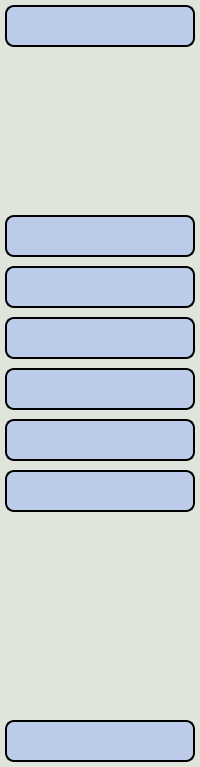
        <widget class="QWidget" name="menu" native="true">
         <property name="minimumSize">
          <size>
           <width>50</width>
           <height>0</height>
          </size>
         </property>
         <property name="maximumSize">
          <size>
           <width>500</width>
           <height>16777215</height>
          </size>
         </property>
         <property name="styleSheet">
          <string notr="true">background-color:rgb(223,229,219);
border-radius: 9px;
</string>
         </property>
         <layout class="QVBoxLayout" name="verticalLayout_11">
          <property name="spacing">
           <number>0</number>
          </property>
          <property name="leftMargin">
           <number>1</number>
          </property>
          <property name="topMargin">
           <number>1</number>
          </property>
          <property name="rightMargin">
           <number>1</number>
          </property>
          <property name="bottomMargin">
           <number>1</number>
          </property>
          <item>
           <widget class="QPushButton" name="menu_btn">
            <property name="sizePolicy">
             <sizepolicy hsizetype="Minimum" vsizetype="Fixed">
              <horstretch>0</horstretch>
              <verstretch>0</verstretch>
             </sizepolicy>
            </property>
            <property name="minimumSize">
             <size>
              <width>40</width>
              <height>50</height>
             </size>
            </property>
            <property name="font">
             <font>
              <family>Cascadia Code</family>
              <pointsize>12</pointsize>
             </font>
            </property>
            <property name="layoutDirection">
             <enum>Qt::LeftToRight</enum>
            </property>
            <property name="styleSheet">
             <string notr="true">margin: 4px 4px 4px 4px;
background-color:rgb(188,203,234);
border-radius:9px;
border: 2px solid #000;
font-size: 12pt;
</string>
            </property>
            <property name="text">
             <string/>
            </property>
            <property name="icon">
             <iconset resource="resources/resources.qrc">
              <normaloff>:/icon-dark/icon-dark/menu.svg</normaloff>:/icon-dark/icon-dark/menu.svg</iconset>
            </property>
            <property name="iconSize">
             <size>
              <width>30</width>
              <height>30</height>
             </size>
            </property>
            <property name="autoRepeatDelay">
             <number>300</number>
            </property>
            <property name="autoRepeatInterval">
             <number>100</number>
            </property>
           </widget>
          </item>
          <item>
           <spacer name="verticalSpacer">
            <property name="orientation">
             <enum>Qt::Vertical</enum>
            </property>
            <property name="sizeType">
             <enum>QSizePolicy::Fixed</enum>
            </property>
            <property name="sizeHint" stdset="0">
             <size>
              <width>20</width>
              <height>160</height>
             </size>
            </property>
           </spacer>
          </item>
          <item>
           <widget class="QWidget" name="remote_controllers" native="true">
            <property name="minimumSize">
             <size>
              <width>0</width>
              <height>210</height>
             </size>
            </property>
            <layout class="QVBoxLayout" name="verticalLayout">
             <property name="spacing">
              <number>1</number>
             </property>
             <property name="leftMargin">
              <number>0</number>
             </property>
             <property name="topMargin">
              <number>0</number>
             </property>
             <property name="rightMargin">
              <number>0</number>
             </property>
             <property name="bottomMargin">
              <number>0</number>
             </property>
             <item>
              <widget class="QPushButton" name="admins_btn">
               <property name="minimumSize">
                <size>
                 <width>0</width>
                 <height>50</height>
                </size>
               </property>
               <property name="font">
                <font>
                 <family>Cascadia Code</family>
                 <pointsize>12</pointsize>
                </font>
               </property>
               <property name="styleSheet">
                <string notr="true">margin: 4px 4px 4px 4px;
background-color:rgb(188,203,234);
border-radius:9px;
border: 2px solid #000;
font-size: 12pt;
</string>
               </property>
               <property name="text">
                <string/>
               </property>
               <property name="icon">
                <iconset resource="resources/resources.qrc">
                 <normaloff>:/icon-dark/icon-dark/award.svg</normaloff>:/icon-dark/icon-dark/award.svg</iconset>
               </property>
               <property name="iconSize">
                <size>
                 <width>30</width>
                 <height>30</height>
                </size>
               </property>
              </widget>
             </item>
             <item>
              <widget class="QPushButton" name="teachers_btn">
               <property name="minimumSize">
                <size>
                 <width>0</width>
                 <height>50</height>
                </size>
               </property>
               <property name="font">
                <font>
                 <family>Cascadia Code</family>
                 <pointsize>12</pointsize>
                </font>
               </property>
               <property name="styleSheet">
                <string notr="true">margin: 4px 4px 4px 4px;
background-color:rgb(188,203,234);
border-radius:9px;
border: 2px solid #000;
font-size: 12pt;
</string>
               </property>
               <property name="text">
                <string/>
               </property>
               <property name="icon">
                <iconset resource="resources/resources.qrc">
                 <normaloff>:/icon-dark/icon-dark/user.svg</normaloff>:/icon-dark/icon-dark/user.svg</iconset>
               </property>
               <property name="iconSize">
                <size>
                 <width>30</width>
                 <height>30</height>
                </size>
               </property>
              </widget>
             </item>
             <item>
              <widget class="QPushButton" name="students_btn">
               <property name="minimumSize">
                <size>
                 <width>0</width>
                 <height>50</height>
                </size>
               </property>
               <property name="font">
                <font>
                 <family>Cascadia Code</family>
                 <pointsize>12</pointsize>
                </font>
               </property>
               <property name="styleSheet">
                <string notr="true">margin: 4px 4px 4px 4px;
background-color:rgb(188,203,234);
border-radius:9px;
border: 2px solid #000;
font-size: 12pt;
</string>
               </property>
               <property name="text">
                <string/>
               </property>
               <property name="icon">
                <iconset resource="resources/resources.qrc">
                 <normaloff>:/icon-dark/icon-dark/users.svg</normaloff>:/icon-dark/icon-dark/users.svg</iconset>
               </property>
               <property name="iconSize">
                <size>
                 <width>30</width>
                 <height>30</height>
                </size>
               </property>
              </widget>
             </item>
             <item>
              <widget class="QPushButton" name="rooms_btn">
               <property name="minimumSize">
                <size>
                 <width>0</width>
                 <height>50</height>
                </size>
               </property>
               <property name="font">
                <font>
                 <family>Cascadia Code</family>
                 <pointsize>12</pointsize>
                </font>
               </property>
               <property name="styleSheet">
                <string notr="true">margin: 4px 4px 4px 4px;
background-color:rgb(188,203,234);
border-radius:9px;
border: 2px solid #000;
font-size: 12pt;
</string>
               </property>
               <property name="text">
                <string/>
               </property>
               <property name="icon">
                <iconset resource="resources/resources.qrc">
                 <normaloff>:/icon-dark/icon-dark/folder.svg</normaloff>:/icon-dark/icon-dark/folder.svg</iconset>
               </property>
               <property name="iconSize">
                <size>
                 <width>30</width>
                 <height>30</height>
                </size>
               </property>
              </widget>
             </item>
             <item>
              <widget class="QPushButton" name="reports_btn">
               <property name="minimumSize">
                <size>
                 <width>0</width>
                 <height>50</height>
                </size>
               </property>
               <property name="font">
                <font>
                 <family>Cascadia Code</family>
                 <pointsize>12</pointsize>
                </font>
               </property>
               <property name="styleSheet">
                <string notr="true">margin: 4px 4px 4px 4px;
background-color:rgb(188,203,234);
border-radius:9px;
border: 2px solid #000;
font-size: 12pt;
</string>
               </property>
               <property name="text">
                <string/>
               </property>
               <property name="icon">
                <iconset resource="resources/resources.qrc">
                 <normaloff>:/icon-dark/icon-dark/message-square.svg</normaloff>:/icon-dark/icon-dark/message-square.svg</iconset>
               </property>
               <property name="iconSize">
                <size>
                 <width>30</width>
                 <height>30</height>
                </size>
               </property>
              </widget>
             </item>
             <item>
              <widget class="QPushButton" name="reports_list_btn">
               <property name="minimumSize">
                <size>
                 <width>0</width>
                 <height>50</height>
                </size>
               </property>
               <property name="font">
                <font>
                 <family>Cascadia Code</family>
                 <pointsize>12</pointsize>
                </font>
               </property>
               <property name="styleSheet">
                <string notr="true">margin: 4px 4px 4px 4px;
background-color:rgb(188,203,234);
border-radius:9px;
border: 2px solid #000;
font-size: 12pt;
</string>
               </property>
               <property name="text">
                <string/>
               </property>
               <property name="icon">
                <iconset resource="resources/resources.qrc">
                 <normaloff>:/icon-dark/icon-dark/file-text.svg</normaloff>:/icon-dark/icon-dark/file-text.svg</iconset>
               </property>
               <property name="iconSize">
                <size>
                 <width>30</width>
                 <height>30</height>
                </size>
               </property>
              </widget>
             </item>
            </layout>
           </widget>
          </item>
          <item>
           <spacer name="verticalSpacer_2">
            <property name="orientation">
             <enum>Qt::Vertical</enum>
            </property>
            <property name="sizeType">
             <enum>QSizePolicy::Expanding</enum>
            </property>
            <property name="sizeHint" stdset="0">
             <size>
              <width>20</width>
              <height>200</height>
             </size>
            </property>
           </spacer>
          </item>
          <item>
           <widget class="QPushButton" name="logout_btn">
            <property name="minimumSize">
             <size>
              <width>0</width>
              <height>50</height>
             </size>
            </property>
            <property name="font">
             <font>
              <family>Cascadia Code</family>
              <pointsize>12</pointsize>
             </font>
            </property>
            <property name="styleSheet">
             <string notr="true">margin: 4px 4px 4px 4px;
background-color:rgb(188,203,234);
border-radius:9px;
border: 2px solid #000;
font-size: 12pt;
</string>
            </property>
            <property name="text">
             <string/>
            </property>
            <property name="icon">
             <iconset resource="resources/resources.qrc">
              <normaloff>:/icon-dark/icon-dark/log-out.svg</normaloff>:/icon-dark/icon-dark/log-out.svg</iconset>
            </property>
            <property name="iconSize">
             <size>
              <width>30</width>
              <height>30</height>
             </size>
            </property>
           </widget>
          </item>
         </layout>
        </widget>
